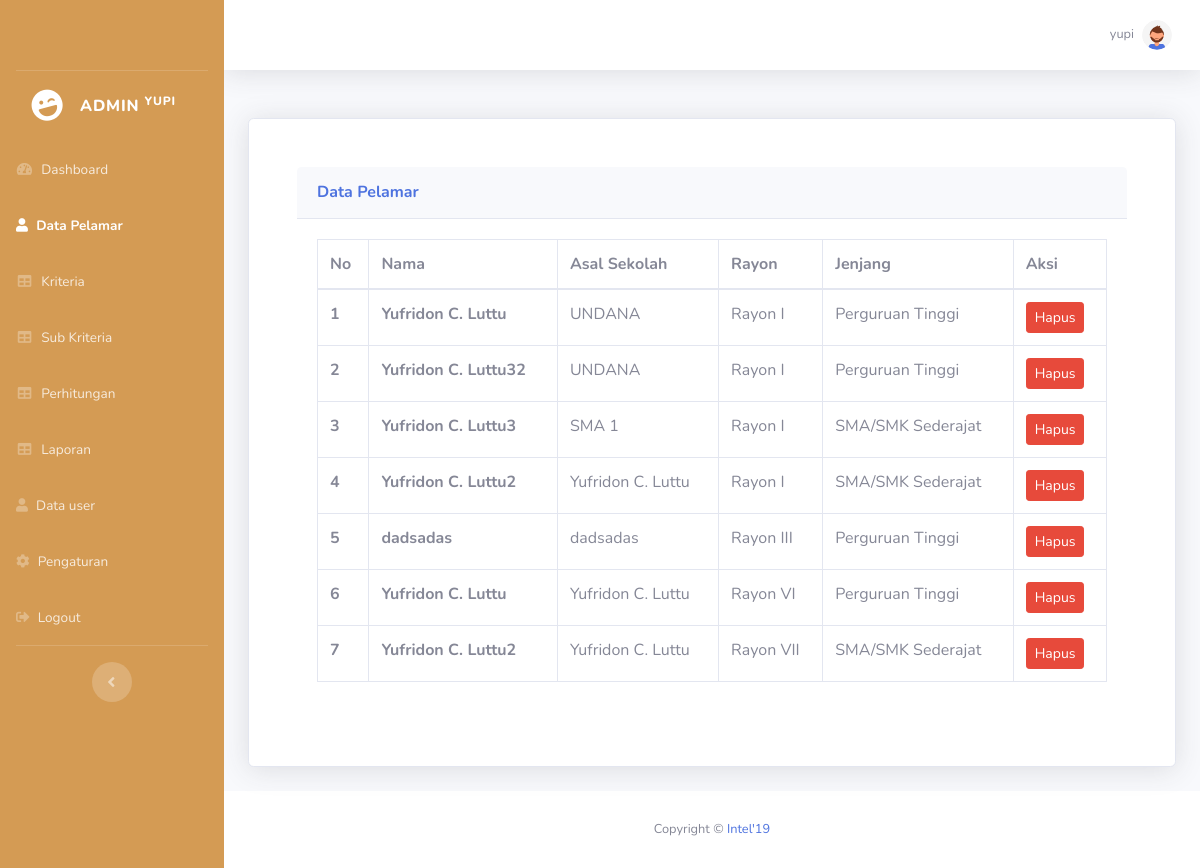
Page /admin/data_pelamar.php (signed in) on the earlier database version.
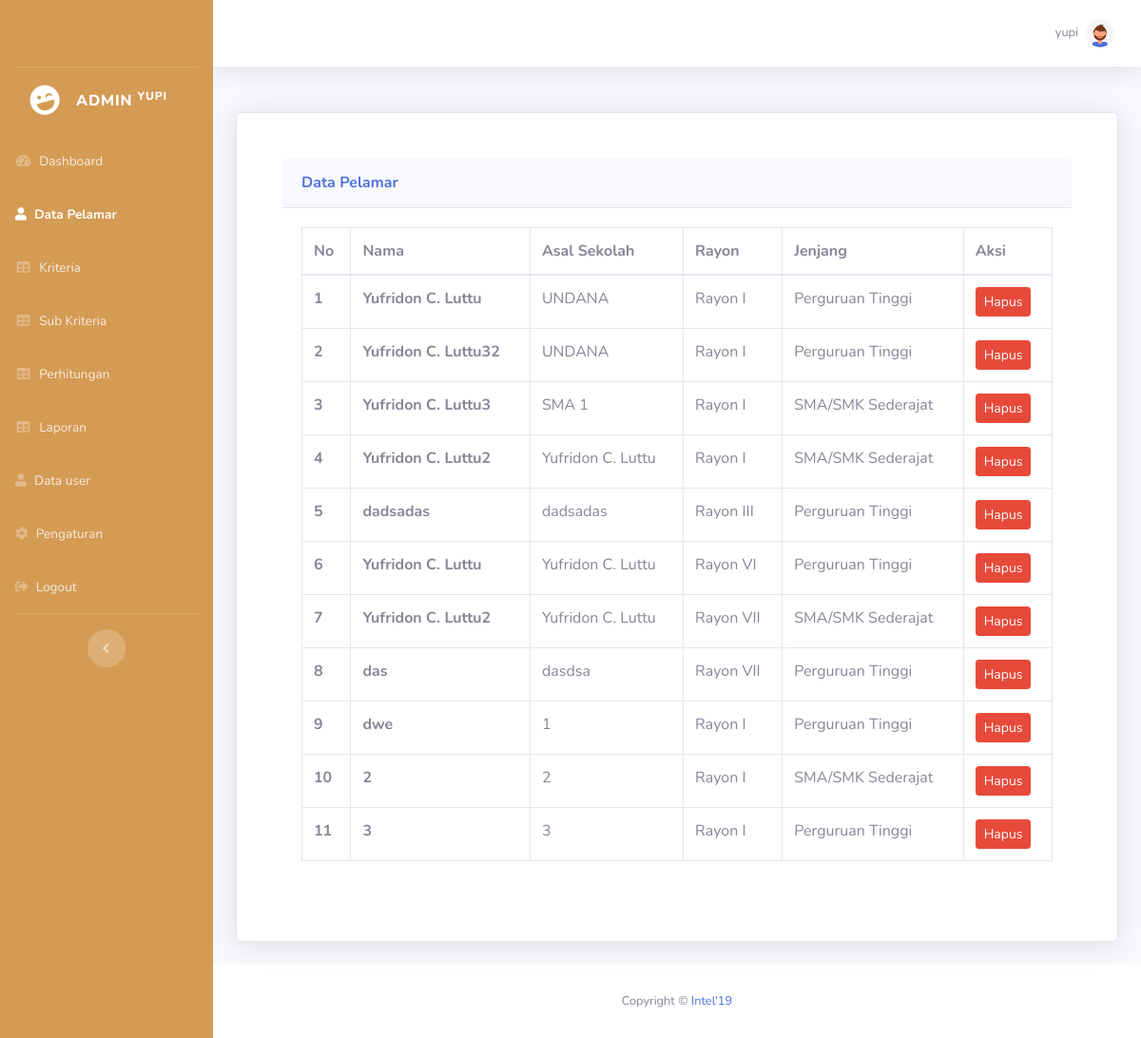
Same page on the later database version.
### tables this page shows
CREATE TABLE `data_pelamar` (
  `id_pelamar` int(11) NOT NULL,
  `nama` varchar(50) NOT NULL,
  `foto` varchar(255) NOT NULL,
  `sekolah` varchar(100) NOT NULL,
  `jurusan` varchar(50) NOT NULL,
  `no_hp` varchar(12) NOT NULL,
  `pendapatan_ortu` int(11) NOT NULL,
  `ipk` float NOT NULL,
  `kartu_keluarga` varchar(255) DEFAULT NULL,
  `raport_khs` varchar(255) DEFAULT NULL,
  `f_id_rayon` int(11) NOT NULL,
  `f_id_login` int(11) NOT NULL
);

CREATE TABLE `rayon` (
  `id_rayon` int(11) NOT NULL,
  `nama_rayon` varchar(100) NOT NULL
);

### config.php (called while the page is built, shortened)
<?php
function connectDatabase()
{
    $conn = new mysqli(DB_HOST, DB_USERNAME, DB_PASSWORD, DB_NAME);
    return $conn;
}
?>

### admin/functions/data_pelamar.php (called while the page is built, shortened)
<?php
    require_once '../config.php';
    class Pelamar{
        private $db;
        public function __construct()
        {
            $this->db = connectDatabase();
        }
        public function getAllPelamar(){
            return $this->db->query("SELECT * FROM data_pelamar dp JOIN login_pelamar lp ON dp.f_id_login = lp.id_login JOIN rayon r ON r.id_rayon = dp.f_id_rayon");
        }
    }
    $dataPelamar = new Pelamar();
?>

### admin/data_pelamar.php (the view, shortened to what this page needs)
<?php
require_once './functions/data_pelamar.php';
if($_SESSION['level'] == 1){
    $_SESSION['menu'] = 'belum-verifikasi';
    $data_pelamar = $dataPelamar->getPelamar();
}else if($_SESSION['level'] == 0){
    $data_pelamar = $dataPelamar->getAllPelamar();
}
require_once './header.php';
require_once './functions/user.php';
?>
<div class="row">
    <div class="col-lg-12">
        <div class="card shadow mb-4">
            <div class="justify-content-center p-5">
                <div class="card-header py-3">
                    <h6 class="m-0 font-weight-bold text-primary">Data Pelamar</h6>
                </div>
                <div class="card-body">
                    <div class="table-responsive">
                        <table class="table table-bordered" id="dataTable" width="100%" cellspacing="0">
                            <thead>
                                <tr>
                                    <th>No</th>
                                    <th>Nama</th>
                                    <th>Asal Sekolah</th>
                                    <th>Rayon</th>
                                    <th>Jenjang</th>
                                    <th>Aksi</th>
                                </tr>
                            </thead>
                            <tbody>
                                <?php foreach ($data_pelamar as $key => $pelamar):?>
                                <tr>
                                    <th scope="row"><?=$key+1;?></th>
                                    <th><?=$pelamar['nama'];?></th>
                                    <td><?=$pelamar['sekolah'];?></td>
                                    <td><?=$pelamar['nama_rayon'];?></td>
                                    <td><?= $pelamar['jenjang'] == 'pt' ? "Perguruan Tinggi":"SMA/SMK Sederajat";?></td>
                                    <td>
                                        <button type="button" data-target="#hapus<?=$pelamar['f_id_login'];?>"
                                            data-toggle="modal" class="btn btn-sm btn-danger">
                                            Hapus
                                        </button>
                                    </td>
                                </tr>
                                <?php endforeach;?>
                            </tbody>
                        </table>
                    </div>
                </div>
            </div>
        </div>
    </div>
</div>
<?php require './footer.php';?>

### admin/header.php (shortened to what this page needs)
<?php
require_once '../config.php';
?>
<!DOCTYPE html>
<html lang="en">
<head>
    <link href="../assets/vendor/fontawesome-free/css/all.min.css" rel="stylesheet" type="text/css" />
    <link href="../assets/css/sb-admin-2.min.css" rel="stylesheet" />
    <link href="../assets/vendor/datatables/dataTables.bootstrap4.min.css" rel="stylesheet">
    <link href="../assets/lightbox2/css/lightbox.css" rel="stylesheet" />
    <link rel="stylesheet" href="https://cdn.jsdelivr.net/npm/sweetalert2@11/dist/sweetalert2.min.css">
</head>
<body id="page-top">
    <div id="wrapper">
        <ul class="navbar-nav sidebar sidebar-dark accordion" id="accordionSidebar">
            <a class="sidebar-brand d-flex align-items-center justify-content-center" href="">
            </a>
            <hr class="sidebar-divider my-0" />
            <a class="sidebar-brand d-flex align-items-center justify-content-center" href="">
                <div class="sidebar-brand-icon rotate-n-15">
                    <i class="fas fa-laugh-wink"></i>
                </div>
                <div class="sidebar-brand-text mx-3">Admin <sup><?=$_SESSION['username'];?></sup></div>
            </a>
            <li class="nav-item <?= $_SESSION['menu'] == 'index' ? 'active':'';?>">
                <a class="nav-link" href="index.php">
                    <i class="fas fa-fw fa-tachometer-alt"></i>
                    <span>Dashboard</span></a>
            </li>
            <?php if($_SESSION['level'] == 0): ?>
            <li class="nav-item <?= $_SESSION['menu'] == 'pelamar' ? 'active':'';?>">
                <a class="nav-link" href="./data_pelamar.php">
                    <i class="fas fa-user"></i>
                    <span>Data Pelamar</span></a>
            </li>
            <li class="nav-item <?= $_SESSION['menu'] == 'kriteria' ? 'active':'';?>">
                <a class="nav-link" href="./kriteria.php">
                    <i class="fas fa-fw fa-table"></i>
                    <span>Kriteria</span></a>
            <li class="nav-item <?= $_SESSION['menu'] == 'sub-kriteria' ? 'active':'';?>">
                <a class="nav-link" href="./sub_kriteria.php">
                    <i class="fas fa-fw fa-table"></i>
                    <span>Sub Kriteria</span></a>
            </li>
            <li class="nav-item <?= $_SESSION['menu'] == 'perhitungan' ? 'active':'';?>">
                <a class="nav-link" href="./perhitungan.php">
                    <i class="fas fa-fw fa-table"></i>
                    <span>Perhitungan</span></a>
            </li>
            <li class="nav-item <?= $_SESSION['menu'] == 'laporan' ? 'active':'';?>">
                <a class="nav-link" href="./laporan.php">
                    <i class="fas fa-fw fa-table"></i>
                    <span>Laporan</span></a>
            </li>
            <li class="nav-item <?= $_SESSION['menu'] == 'users' ? 'active':'';?>">
                <a class="nav-link" href="./user.php">
                    <i class="fas fa-user"></i>
                    <span>Data user</span></a>
            </li>
            <li class="nav-item <?= $_SESSION['menu'] == 'setting' ? 'active':'';?>">
                <a class="nav-link" href="./setting.php">
                    <i class="fa fa-cog"></i>
                    <span>Pengaturan</span></a>
            </li>
            <?php endif;?>
            <li class="nav-item">
                <a class="nav-link" href="../auth/logout.php">
                    <i class="fas fa-sign-out-alt"></i>
                    <span>Logout</span></a>
            </li>
            <hr class="sidebar-divider d-none d-md-block" />
            <div class="text-center d-none d-md-inline">
                <button class="rounded-circle border-0" id="sidebarToggle"></button>
            </div>
        </ul>
        <div id="content-wrapper" class="d-flex flex-column">
            <div id="content">
                <nav class="navbar navbar-expand navbar-light bg-white topbar mb-4 static-top shadow">
                    <ul class="navbar-nav ml-auto">
                        <li class="nav-item dropdown no-arrow">
                            <a class="nav-link dropdown-toggle" href="#" id="userDropdown" role="button"
                                data-toggle="dropdown" aria-haspopup="true" aria-expanded="false">
                                <span class="d-none d-lg-inline text-gray-600 small"><?=$_SESSION['username'];?></span>
                                <img class="rounded-circle ml-2" style="width:30px; height:30px;"
                                    src="../assets/img/undraw_profile_2.svg" />
                            </a>
                        </li>
                    </ul>
                </nav>
                <div class="container-fluid">

### admin/footer.php (shortened to what this page needs)
</div>
</div>
<footer class="sticky-footer bg-white">
    <div class="container my-auto">
        <div class="copyright text-center my-auto">
            <span>Copyright &copy; <a href="https://www.instagram.com/ilkom19_unc/">Intel'19</a></span>
        </div>
    </div>
</footer>
</div>
</div>
</body>
</html>

### admin/header.php (style rules this page uses)
#accordionSidebar { background-color: #D49B54; }

Differences in the rows shown:
added data_pelamar: nama "das", sekolah "dasdsa", f_id_rayon.nama_rayon "Rayon VII", shows "Perguruan Tinggi"
added data_pelamar: nama "dwe", sekolah "1", f_id_rayon.nama_rayon "Rayon I", shows "Perguruan Tinggi"
added data_pelamar: nama "2", sekolah "2", f_id_rayon.nama_rayon "Rayon I", shows "SMA/SMK Sederajat"
added data_pelamar: nama "3", sekolah "3", f_id_rayon.nama_rayon "Rayon I", shows "Perguruan Tinggi"
